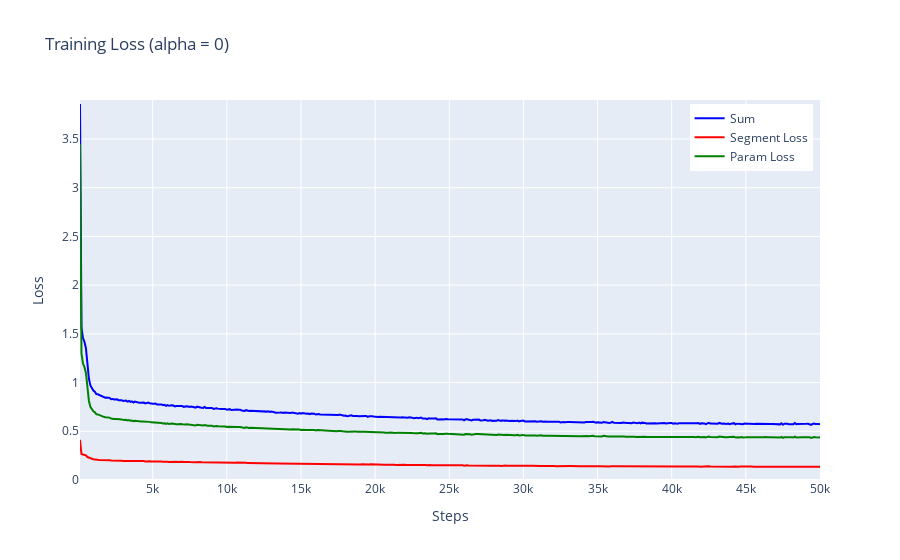

The code cell stored with this chart in its notebook:
### Code cell
plot_loss("400Mb_a0.pkl", detailed=True, plot_lr=False, title="Training Loss (alpha = 0)")

### Figure 1 — Plotly figure (JSON) as saved in the notebook; plotly's stock layout.template omitted (floating-point values rounded to 4 significant figures; data arrays with more than 128 entries replaced by an {"elided": "..."} marker saying what was removed)
{"data": [{"line": {"color": "blue", "width": 2}, "mode": "lines", "name": "Sum", "type": "scatter", "x": {"elided": "500 int values"}, "y": {"elided": "500 float values"}}, {"line": {"color": "red", "width": 2}, "mode": "lines", "name": "Segment Loss", "type": "scatter", "x": {"elided": "500 int values"}, "y": {"elided": "500 float values"}}, {"line": {"color": "green", "width": 2}, "mode": "lines", "name": "Param Loss", "type": "scatter", "x": {"elided": "500 int values"}, "y": {"elided": "500 float values"}}], "layout": {"hovermode": "x unified", "legend": {"x": 0.99, "xanchor": "right", "y": 0.99, "yanchor": "top"}, "title": {"text": "Training Loss (alpha = 0)"}, "xaxis": {"title": {"text": "Steps"}}, "yaxis": {"range": [0, 3.9], "tickvals": [0, 0.5, 1, 1.5, 2, 2.5, 3, 3.5], "title": {"text": "Loss"}}}}
